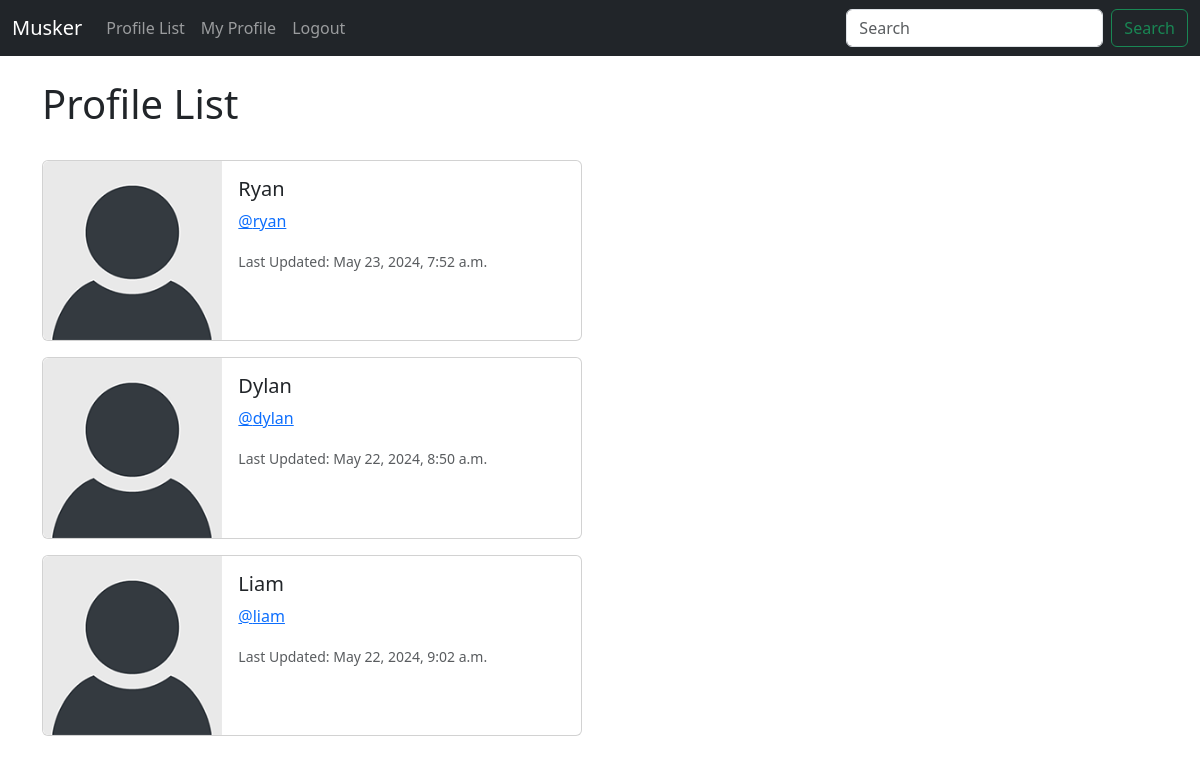
Screenshot of /profile_list/ (signed in) with the database file from the repository.
### musker/models.py (models this page shows, shortened)
class Profile(models.Model):
    user = models.OneToOneField(User, on_delete=models.CASCADE)
    follows = models.ManyToManyField("self", related_name="followed_by", symmetrical=False, blank=True)
    date_modified = models.DateTimeField(User, auto_now=True)

### musker/views.py (the view)
# urls.py: path('profile_list/', views.profile_list, name='profile_list'),
def profile_list(request):
    if request.user.is_authenticated:
        profiles = Profile.objects.exclude(user=request.user)
        return render(request, 'profile_list.html', {"profiles":profiles})
    else:
        messages.success(request, ("You Must Be Logged In To View This Page!"))
        return render(request, 'home.html')

### musker/templates/profile_list.html
{% extends 'base.html' %}
{% load static %}
{% block content %}
    <h1>Profile List</h1>
    <br>
    {% if profiles %}
        {% for profile in profiles %}
        <div class="card mb-3" style="max-width: 540px;">
            <div class="row g-0">
              <div class="col-md-4">
                <img src="{% static 'images/default_profile_pic.png' %}" class="img-fluid rounded-start" alt="Profile Image">
              </div>
              <div class="col-md-8">
                <div class="card-body">
                  <h5 class="card-title">{{ profile.user.username }}</h5>
                  <p class="card-text"><a href="{% url 'profile' profile.user.id %}">@{{ profile.user.username|lower }}</a></p>
                  <p class="card-text"><small class="text-body-secondary">Last Updated: {{ profile.date_modified }}</small></p>
                </div>
              </div>
            </div>
          </div>
        {% endfor %}
    {% endif %}
{% endblock %}

### rows the page displays
Profile: user.username "Ryan", user.username "ryan", date_modified "May 23, 2024, 7:52 a.m."
Profile: user.username "Dylan", user.username "dylan", date_modified "May 22, 2024, 8:50 a.m."
Profile: user.username "Liam", user.username "liam", date_modified "May 22, 2024, 9:02 a.m."
